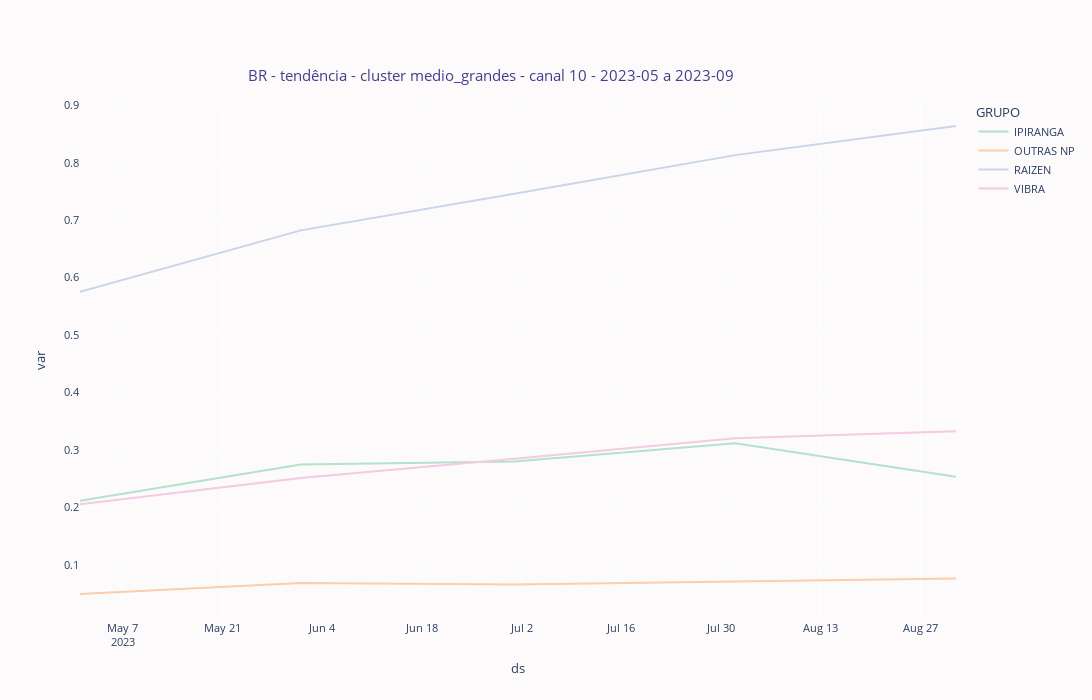

Notebook code for this chart:
### Code cell
medio_grandes_analitico_vol = medio_grandes_analitico_vol()

fig =px.line(medio_grandes_analitico_vol, 
            x="ds", 
            y="var",
            title="BR - tendência - cluster medio_grandes - canal 10 - 2023-05 a 2023-09",
            color="GRUPO",
            color_discrete_sequence=px.colors.qualitative.Pastel2,
            hover_data=["GRUPO"]
        )

fig.update_layout(
    autosize=False,
    width= 1300,
    height=700
)
    
fig.update_layout(
        title = {"x": .45, "y": .90, "font": {"color":"darkslateblue"}},
        plot_bgcolor = "#fcfafa",
        paper_bgcolor = "#fcfafa", 
        font=dict(size=11)
    )
fig.show()

### Figure 1 — Plotly figure (JSON) as saved in the notebook; plotly's stock layout.template omitted (floating-point values rounded to 4 significant figures)
{"data": [{"customdata": [["IPIRANGA"], ["IPIRANGA"], ["IPIRANGA"], ["IPIRANGA"], ["IPIRANGA"]], "hovertemplate": "GRUPO=%{customdata[0]}<br>ds=%{x}<br>var=%{y}<extra></extra>", "legendgroup": "IPIRANGA", "line": {"color": "rgb(179,226,205)", "dash": "solid"}, "marker": {"symbol": "circle"}, "mode": "lines", "name": "IPIRANGA", "orientation": "v", "showlegend": true, "type": "scatter", "x": ["2023-05-01T00:00:00", "2023-06-01T00:00:00", "2023-07-01T00:00:00", "2023-08-01T00:00:00", "2023-09-01T00:00:00"], "xaxis": "x", "y": [0.2118, 0.275, 0.2802, 0.3119, 0.2536], "yaxis": "y"}, {"customdata": [["OUTRAS NP"], ["OUTRAS NP"], ["OUTRAS NP"], ["OUTRAS NP"], ["OUTRAS NP"]], "hovertemplate": "GRUPO=%{customdata[0]}<br>ds=%{x}<br>var=%{y}<extra></extra>", "legendgroup": "OUTRAS NP", "line": {"color": "rgb(253,205,172)", "dash": "solid"}, "marker": {"symbol": "circle"}, "mode": "lines", "name": "OUTRAS NP", "orientation": "v", "showlegend": true, "type": "scatter", "x": ["2023-05-01T00:00:00", "2023-06-01T00:00:00", "2023-07-01T00:00:00", "2023-08-01T00:00:00", "2023-09-01T00:00:00"], "xaxis": "x", "y": [0.04948, 0.06871, 0.06598, 0.07178, 0.07654], "yaxis": "y"}, {"customdata": [["RAIZEN"], ["RAIZEN"], ["RAIZEN"], ["RAIZEN"], ["RAIZEN"]], "hovertemplate": "GRUPO=%{customdata[0]}<br>ds=%{x}<br>var=%{y}<extra></extra>", "legendgroup": "RAIZEN", "line": {"color": "rgb(203,213,232)", "dash": "solid"}, "marker": {"symbol": "circle"}, "mode": "lines", "name": "RAIZEN", "orientation": "v", "showlegend": true, "type": "scatter", "x": ["2023-05-01T00:00:00", "2023-06-01T00:00:00", "2023-07-01T00:00:00", "2023-08-01T00:00:00", "2023-09-01T00:00:00"], "xaxis": "x", "y": [0.5754, 0.6822, 0.7461, 0.8131, 0.8638], "yaxis": "y"}, {"customdata": [["VIBRA"], ["VIBRA"], ["VIBRA"], ["VIBRA"], ["VIBRA"]], "hovertemplate": "GRUPO=%{customdata[0]}<br>ds=%{x}<br>var=%{y}<extra></extra>", "legendgroup": "VIBRA", "line": {"color": "rgb(244,202,228)", "dash": "solid"}, "marker": {"symbol": "circle"}, "mode": "lines", "name": "VIBRA", "orientation": "v", "showlegend": true, "type": "scatter", "x": ["2023-05-01T00:00:00", "2023-06-01T00:00:00", "2023-07-01T00:00:00", "2023-08-01T00:00:00", "2023-09-01T00:00:00"], "xaxis": "x", "y": [0.2055, 0.2512, 0.2848, 0.3206, 0.3329], "yaxis": "y"}], "layout": {"autosize": false, "font": {"size": 11}, "height": 700, "legend": {"title": {"text": "GRUPO"}, "tracegroupgap": 0}, "paper_bgcolor": "#fcfafa", "plot_bgcolor": "#fcfafa", "title": {"font": {"color": "darkslateblue"}, "text": "BR - tendência - cluster medio_grandes - canal 10 - 2023-05 a 2023-09", "x": 0.45, "y": 0.9}, "width": 1300, "xaxis": {"anchor": "y", "domain": [0, 1], "title": {"text": "ds"}}, "yaxis": {"anchor": "x", "domain": [0, 1], "title": {"text": "var"}}}}
